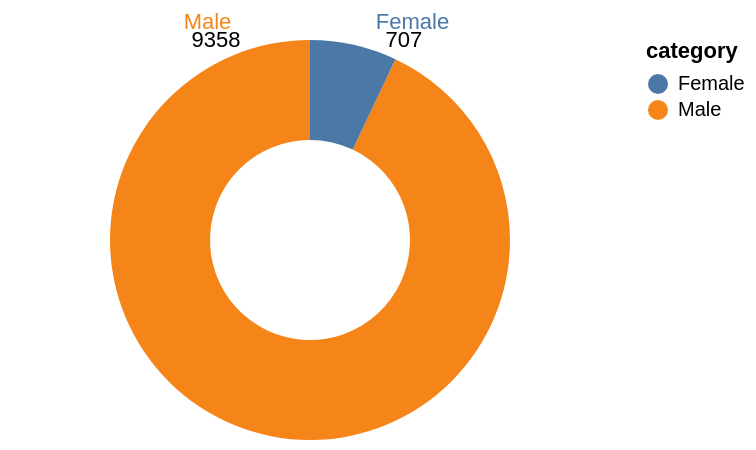

Describe this chart as a Vega-Lite specification.
### Vega-Lite specification from a JSON file in a GitHub repository (floating-point values rounded to 4 significant figures)
{"$schema": "https://vega.github.io/schema/vega-lite/v5.json", "description": "A simple donut chart with embedded data.", "width": "container", "height": 200, "data": {"values": [{"category": "Male", "value": 9358}, {"category": "Female", "value": 707}]}, "encoding": {"theta": {"field": "value", "type": "quantitative"}, "color": {"field": "category", "type": "nominal"}}, "layer": [{"mark": {"type": "arc", "innerRadius": 50}, "encoding": {"theta": {"field": "value", "type": "quantitative"}, "color": {"field": "category", "type": "nominal"}, "tooltip": [{"field": "value", "type": "quantitative"}, {"field": "category", "type": "nominal"}]}}, {"mark": {"type": "text", "radius": 120}, "encoding": {"text": {"field": "category", "type": "nominal"}}}, {"mark": {"type": "text", "radius": 110}, "encoding": {"text": {"field": "value", "type": "quantitative"}, "color": {"value": "black"}}}], "view": {"stroke": null}}
